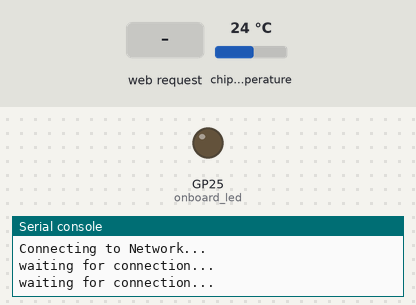
The program below on a simulated Raspberry Pi Pico running MicroPython. Parts: output pins drawn as LEDs (lit = HIGH), the last lines printed to the serial console. The test bench sets the inputs (shaded band); at power-on: chip temperature 24 °C. WiFi joins after 1.5 s.

Above: at 1.2 s.
1.3 s: HTTP request GET /led/on received
At 3.2 s:
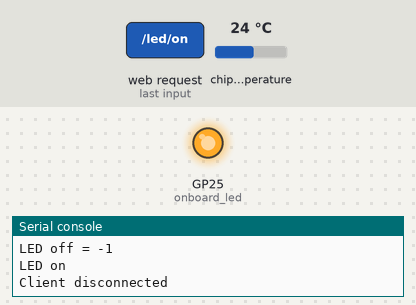
3.5 s: HTTP request GET /led/off received
At 4.3 s:
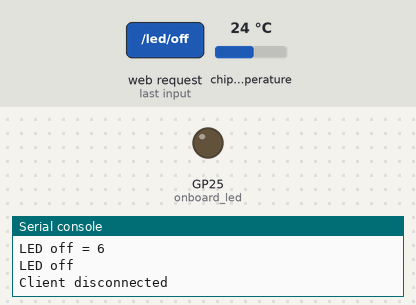
Timing chart, 0 to 6.5 s (numbered marks = the images above; inputs shaded):
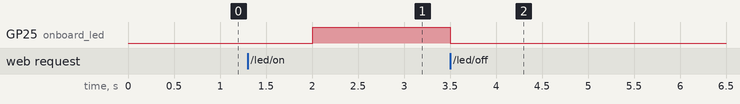

Measured:
- after the input at 1.3 s, GP25 (onboard_led): LOW → HIGH after 0.71 s
- after the input at 3.5 s, GP25 (onboard_led): HIGH → LOW at once

The program:

async_web_server.py
```python
# Full guide at: electrocredible.com, Langugage: MicroPython

# Import necessary libraries
import network  # Library for network communication
import socket   # Library for socket programming
import time     # Library for time-related functions

from machine import Pin, ADC
import uasyncio as asyncio     # Asynchronous I/O library

# Initializing onboard LED and temperature sensor
onboard_led = Pin("LED", Pin.OUT, value=0)  # GPIO pin for onboard LED
temperature_sensor = ADC(4)                 # GPIO 4 - connected to the temperature sensor

# Wi-Fi credentials
ssid = 'YOUR_SSID'   # SSID of the Wi-Fi network
password = 'YOUR_PASSWORD'  # Password of the Wi-Fi network

# HTML + CSS for webpage
html = """<!DOCTYPE html>
<html lang="en">
<head>
  <meta charset="UTF-8">
  <meta name="viewport" content="width=device-width, initial-scale=1">
  <title>Raspberry Pi Pico Web Server</title>
  <style>
    html {
      font-family: Arial;
      display: inline-block;
      margin: 0px auto;
      text-align: center;
    }
    h1 {
      font-family: Arial;
      color: #2551cc;
    }
    .button1,
    .button2 {
      border: none;
      color: white;
      padding: 15px 32px;
      text-align: center;
      text-decoration: none;
      display: inline-block;
      font-size: 16px;
      margin: 4px 2px;
      cursor: pointer;
      border-radius: 10px;
    }
    .button1 {
      background: #339966;
    }
    .button2 {
      background: #993300;
    }
  </style>
</head>
<body>
  <h1>Raspberry Pi Pico Web Server</h1>
  <p>%s</p>
  <p>
    <a href="/led/on"><button class="button1">LED On</button></a>
  </p>
  <p>
    <a href="/led/off"><button class="button2">LED Off</button></a>
  </p>
  <p>Temperature: %s°C (%s°F)</p>
</body>
</html>
"""

# Initialize station interface
wlan = network.WLAN(network.STA_IF)

# Function to connect to Wi-Fi network
def connect_to_network():
    wlan.active(True)            # Activate the WLAN interface
    wlan.config(pm=0xa11140)     # Disable power-save mode
    wlan.connect(ssid, password) # Connect to the Wi-Fi network

    max_wait = 10                # Maximum wait time for connection (seconds)
    while max_wait > 0 and not wlan.isconnected():
        max_wait -= 1           # Decrement wait time
        print('waiting for connection...')
        time.sleep(1)           # Wait for 1 second

    if not wlan.isconnected():
        print('Network Connection has failed')  # Print failure message if connection fails
    else:
        print('Connected to the network successfully.')  # Print success message if connection successful
        status = wlan.ifconfig()  # Get network interface configuration
        print('Enter this address in browser-> ' + status[0])  # Print IP address for accessing the web server

# Asynchronous function to handle client requests
async def serve_client(reader, writer):
    print("Client connected")  # Print message when client is connected
    request_line = await reader.readline()  # Read the HTTP request line
    print("Request:", request_line)         # Print the received request
    # Skip HTTP request headers
    while await reader.readline() != b"\r\n":
        pass

    request = str(request_line)        # Convert request to string
    led_on = request.find('/led/on')   # Check if LED ON request is received
    led_off = request.find('/led/off')  # Check if LED OFF request is received
    print('LED on =', led_on)           # Print LED ON request status
    print('LED off =', led_off)         # Print LED OFF request status

    state_message = ""  # Initialize state message
    if led_on == 6:
        print("LED on")          # Print LED ON message
        onboard_led.value(1)     # Turn LED on
        state_message = "LED Turned On"  # Update state message
    elif led_off == 6:
        print("LED off")         # Print LED OFF message
        onboard_led.value(0)     # Turn LED off
        state_message = "LED Turned Off"  # Update state message

    temperature_celsius = await read_temperature()  # Read temperature in Celsius
    temperature_fahrenheit = convert_to_fahrenheit(temperature_celsius)  # Convert to Fahrenheit

    # Generate HTML response with current state and temperature
    response = html % (state_message, "{:.2f}".format(temperature_celsius), "{:.2f}".format(temperature_fahrenheit))
    writer.write('HTTP/1.0 200 OK\r\nContent-type: text/html\r\n\r\n')  # Write HTTP response header
    writer.write(response)  # Write HTML response

    await writer.drain()     # Drain the writer buffer
    await writer.wait_closed()  # Wait until writer is closed
    print("Client disconnected")  # Print message when client is disconnected

# Asynchronous function to read temperature
async def read_temperature():
    temperature_reading = temperature_sensor.read_u16() * 3.3 / (65535)  # Convert ADC reading to voltage
    temperature_celsius = 27 - (temperature_reading - 0.706) / 0.001721  # Convert voltage to temperature
    return temperature_celsius  # Return temperature in Celsius

# Function to convert Celsius to Fahrenheit
def convert_to_fahrenheit(celsius):
    return celsius * 9/5 + 32  # Convert Celsius to Fahrenheit

# Asynchronous main function
async def main():
    print('Connecting to Network...')
    while not wlan.isconnected():  # Continue trying to connect until connected
        connect_to_network()
    print('Setting up webserver...')
    asyncio.create_task(asyncio.start_server(serve_client, "0.0.0.0", 80))  # Start the web server

    while True:  # Loop to continuously check Wi-Fi connection
        if not wlan.isconnected():  # If not connected to Wi-Fi
            wlan.disconnect()       # Disconnect from current Wi-Fi network
            connect_to_network()    # Reconnect to Wi-Fi network
        await asyncio.sleep(0.1)   # Sleep for 0.1 seconds

try:
    asyncio.run(main())  # Run the main asynchronous function
finally:
    asyncio.new_event_loop() #Create a new event loop
```
